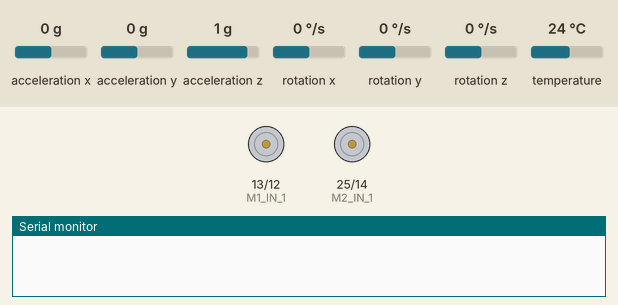
Simulated run of this program. Board: ESP32. On the bench: motor-driver pin pairs drawn as motors (green arrow = first pin HIGH = forward, orange = second pin HIGH = backward, longer = more drive), the last lines printed to the serial monitor. The test bench sets the inputs (shaded band); at power-on: rotation x 0 °/s, acceleration x 0 g, acceleration y 0 g, acceleration z 1 g, rotation y 0 °/s, rotation z 0 °/s, temperature 24 °C.

Above: at 0.1 s.
At 1.5 s:
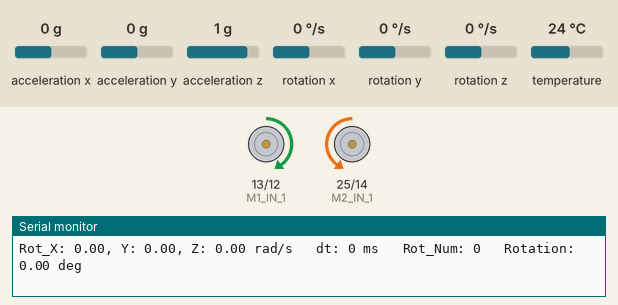
1.6 s: rotation x set to -192 °/s
Timing chart, 0 to 4.6 s (numbered marks = the images above; inputs shaded):
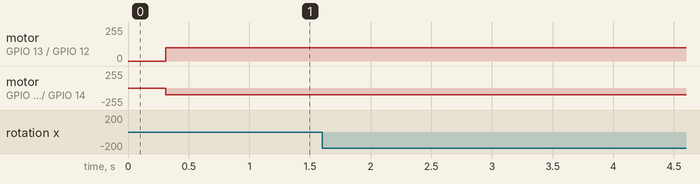

The program:

main.cpp
```cpp
#include <Arduino.h>
// Basic demo for accelerometer readings from Adafruit MPU6050

#include <Adafruit_MPU6050.h>
#include <Adafruit_Sensor.h>
#include <Encoder.h>

const unsigned int M1_ENC_A = 39;
const unsigned int M1_ENC_B = 38;
const unsigned int M2_ENC_A = 37;
const unsigned int M2_ENC_B = 36;

const unsigned int M1_IN_1 = 13;
const unsigned int M1_IN_2 = 12;
const unsigned int M2_IN_1 = 25;
const unsigned int M2_IN_2 = 14;

const unsigned int M1_IN_1_CHANNEL = 8;
const unsigned int M1_IN_2_CHANNEL = 9;
const unsigned int M2_IN_1_CHANNEL = 10;
const unsigned int M2_IN_2_CHANNEL = 11;

const unsigned int M1_I_SENSE = 35;
const unsigned int M2_I_SENSE = 34;

const unsigned int PWM_VALUE = 450; // Max PWM given 8 bit resolution

const int freq = 5000;
const int resolution = 10;
Adafruit_MPU6050 mpu;

const unsigned int ADC_1_CS = 2;
const unsigned int ADC_2_CS = 17;

float initial_gyr[3];

void setup(void) {
  // Stop the right motor by setting pin 14 low
  // this pin floats high or is pulled
  // high during the bootloader phase for some reason
  pinMode(14, OUTPUT);
  digitalWrite(14, LOW);
  delay(100);

  Serial.begin(115200);
  while (!Serial)
    delay(10); // will pause Zero, Leonardo, etc until serial console opens

  Serial.println("Adafruit MPU6050 test!");

  pinMode(ADC_1_CS, OUTPUT);
  pinMode(ADC_2_CS, OUTPUT);

  digitalWrite(ADC_1_CS, HIGH); // Without this the ADC's write
  digitalWrite(ADC_2_CS, HIGH); // to the SPI bus while the nRF24 is!!!!

  // Try to initialize!
  if (!mpu.begin()) {
    Serial.println("Failed to find MPU6050 chip");
    while (1) {
      delay(10);
    }
  }
  Serial.println("MPU6050 Found!");

  mpu.setAccelerometerRange(MPU6050_RANGE_8_G);
  Serial.print("Accelerometer range set to: ");
  switch (mpu.getAccelerometerRange()) {
  case MPU6050_RANGE_2_G:
    Serial.println("+-2G");
    break;
  case MPU6050_RANGE_4_G:
    Serial.println("+-4G");
    break;
  case MPU6050_RANGE_8_G:
    Serial.println("+-8G");
    break;
  case MPU6050_RANGE_16_G:
    Serial.println("+-16G");
    break;
  }
  mpu.setGyroRange(MPU6050_RANGE_500_DEG);
  Serial.print("Gyro range set to: ");
  switch (mpu.getGyroRange()) {
  case MPU6050_RANGE_250_DEG:
    Serial.println("+- 250 deg/s");
    break;
  case MPU6050_RANGE_500_DEG:
    Serial.println("+- 500 deg/s");
    break;
  case MPU6050_RANGE_1000_DEG:
    Serial.println("+- 1000 deg/s");
    break;
  case MPU6050_RANGE_2000_DEG:
    Serial.println("+- 2000 deg/s");
    break;
  }

  mpu.setFilterBandwidth(MPU6050_BAND_21_HZ);
  Serial.print("Filter bandwidth set to: ");
  switch (mpu.getFilterBandwidth()) {
  case MPU6050_BAND_260_HZ:
    Serial.println("260 Hz");
    break;
  case MPU6050_BAND_184_HZ:
    Serial.println("184 Hz");
    break;
  case MPU6050_BAND_94_HZ:
    Serial.println("94 Hz");
    break;
  case MPU6050_BAND_44_HZ:
    Serial.println("44 Hz");
    break;
  case MPU6050_BAND_21_HZ:
    Serial.println("21 Hz");
    break;
  case MPU6050_BAND_10_HZ:
    Serial.println("10 Hz");
    break;
  case MPU6050_BAND_5_HZ:
    Serial.println("5 Hz");
    break;
  }

  pinMode(14, OUTPUT);
  digitalWrite(14, LOW);
  delay(100);

  Serial.begin(115200);
  ledcSetup(M1_IN_1_CHANNEL, freq, resolution);
  ledcSetup(M1_IN_2_CHANNEL, freq, resolution);
  ledcSetup(M2_IN_1_CHANNEL, freq, resolution);
  ledcSetup(M2_IN_2_CHANNEL, freq, resolution);

  ledcAttachPin(M1_IN_1, M1_IN_1_CHANNEL);
  ledcAttachPin(M1_IN_2, M1_IN_2_CHANNEL);
  ledcAttachPin(M2_IN_1, M2_IN_1_CHANNEL);
  ledcAttachPin(M2_IN_2, M2_IN_2_CHANNEL);

  pinMode(M1_I_SENSE, INPUT);
  pinMode(M2_I_SENSE, INPUT);


  Serial.println("");
  delay(100);

  // set initial position
  sensors_event_t a, g, temp;
  mpu.getEvent(&a, &g, &temp);

  memcpy(initial_gyr, g.gyro.v, __SIZEOF_FLOAT__*3);

}

struct motor{
  const unsigned int in1;
  const unsigned int in2;
  Encoder* enc;
};

void forward(struct motor* m, uint32_t duty){
  ledcWrite(m->in1, 0);
  ledcWrite(m->in2, duty);
}

void backward(struct motor* m, uint32_t duty){
  ledcWrite(m->in1, duty);
  ledcWrite(m->in2, 0);
}

void brake(struct motor* m) {
  ledcWrite(m->in1, 1023);
  ledcWrite(m->in2, 1023);
}

// computes v = a*v1 + b*v2
void lin_comb_3vec(float* v, float a, float* v1, float b, float* v2) {
  for(int i=1; i < 3; i++) {
    v[i] = a*v1[i] + b*v2[i];
  }
}

// computes v = v1 + v2
void add_3vec(float* v, float* v1, float* v2) {
  lin_comb_3vec(v, 1, v1, 1, v2);
}

// computes v = v1 - v2
void sub_3vec(float* v, float* v1, float* v2) {
  lin_comb_3vec(v, 1, v1, -1, v2);
}

int last_timestamp = 0;
int delay_timestamp = 0;
float rotations[] = {90, -180};
int num_rotations = 2;
int delay_millis = 2*1000;
int rot_index = 0;
float eps_deg = 2; // acceptable error in degrees for taking 2 angles as the same
float rotation_degrees = 0;
float rotation_target = rotations[0];
int duty = 400;

struct motor motors[] = {
    {M1_IN_1_CHANNEL, M1_IN_2_CHANNEL, NULL},
    {M2_IN_1_CHANNEL, M2_IN_2_CHANNEL, NULL}};
bool initialized = false;

void loop() {
  /* Get new sensor events with the readings */
  sensors_event_t a, g, temp;
  mpu.getEvent(&a, &g, &temp);

  /* Print out the values */
  /*
  Serial.print("Acceleration X: ");
  Serial.print(a.acceleration.x);
  Serial.print(", Y: ");
  Serial.print(a.acceleration.y);
  Serial.print(", Z: ");
  Serial.print(a.acceleration.z);
  Serial.print(" m/s^2 \t");
  */

  Serial.print("Rot_X: ");
  Serial.print(g.gyro.x);
  Serial.print(", Y: ");
  Serial.print(g.gyro.y);
  Serial.print(", Z: ");
  Serial.print(g.gyro.z);
  Serial.print(" rad/s \t");

  Serial.print("dt: ");
  Serial.print(g.timestamp - last_timestamp);
  Serial.print(" ms \t");

  Serial.print("Rot_Num: ");
  if(rot_index >= num_rotations) {
    Serial.print("N/A \t");
  }
  else {
    Serial.print(rot_index);
    Serial.print(" \t");
  }

  Serial.print("Rotation: ");
  Serial.print(rotation_degrees);
  Serial.print(" deg");

  // Serial.print("time_stamp: ");
  // Serial.print(g.timestamp);
  // Serial.print(" ms \t");

  // Serial.print("delay_timestamp: ");
  // Serial.print(delay_timestamp);
  // Serial.print(" ms \t");
  Serial.println();

  float gyr[3];
  memcpy(gyr, g.gyro.v, __SIZEOF_FLOAT__*3);
  sub_3vec(gyr, gyr, initial_gyr); // remove any DC offset, will still suffer from slow drift and fast noise
  float delta_t = ((float)(g.timestamp - last_timestamp))/1000; // change in time between measurements
  // assuming IMU reasonably well aligned in axis of motion
  rotation_degrees += delta_t * 57.296 * g.gyro.z; // do simple Riemann sum, convert to degrees first
  // rotations logic
  if(rot_index >= num_rotations) {
    // done with rotations, do nothing
    // insurance, ensure motors are off
      forward(&motors[0], 0);
      forward(&motors[1], 0);
  }
  else if (abs(rotation_target - rotation_degrees) > eps_deg) {
    // have not finished rotation, continue rotating
    if(rotation_target > rotation_degrees) {
      // rotate left
      backward(&motors[0], duty);
      forward(&motors[1], duty);
    }
    else {
      // rotate right
      forward(&motors[0], duty);
      backward(&motors[1], duty);
    }
    delay_timestamp = g.timestamp;
  }
  else if (rot_index < num_rotations - 1) {
    // have completed rotation, and have at least one more to do
    if (g.timestamp - delay_timestamp < 200) {
      //brake for 200 ms
      brake(&motors[0]);
      brake(&motors[1]);
    }
    else if(g.timestamp - delay_timestamp > delay_millis) {
      // finish the delay before next rotation
      rotation_target += rotations[++rot_index]; // increment index and update target rotation
      // insurance, ensure motors are off
      forward(&motors[0], 0);
      forward(&motors[1], 0);
    }
    else {
      // release brakes1
      forward(&motors[0], 0);
      forward(&motors[1], 0);
    }
  }
  else {
    // just finished, increase index to mark done
    // insurance, ensure motors are off
    forward(&motors[0], 0);
    forward(&motors[1], 0);
    rot_index++;
  }

  last_timestamp = g.timestamp;
}
```
